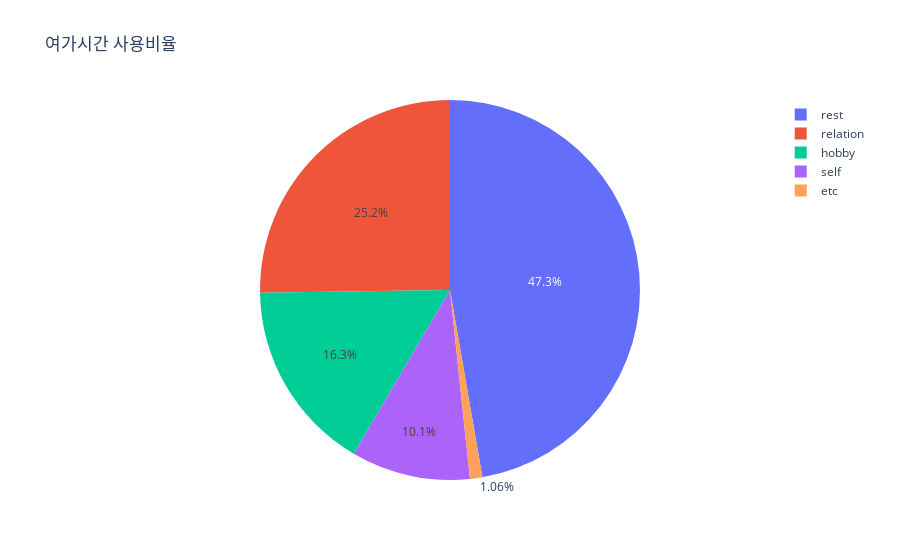

The notebook cell saved with this chart:
### Code cell
px.pie(df_pie.T, values='20대', names=df_pie.T.index, title='여가시간 사용비율')

### Figure 1 — Plotly figure (JSON) as saved in the notebook; plotly's stock layout.template omitted (floating-point values rounded to 4 significant figures)
{"data": [{"domain": {"x": [0, 1], "y": [0, 1]}, "hovertemplate": "index=%{label}<br>20대=%{value}<extra></extra>", "labels": ["etc", "hobby", "relation", "rest", "self"], "legendgroup": "", "name": "", "showlegend": true, "type": "pie", "values": [1.057, 16.32, 25.23, 47.27, 10.13]}], "layout": {"legend": {"tracegroupgap": 0}, "title": {"text": "여가시간 사용비율"}}}
